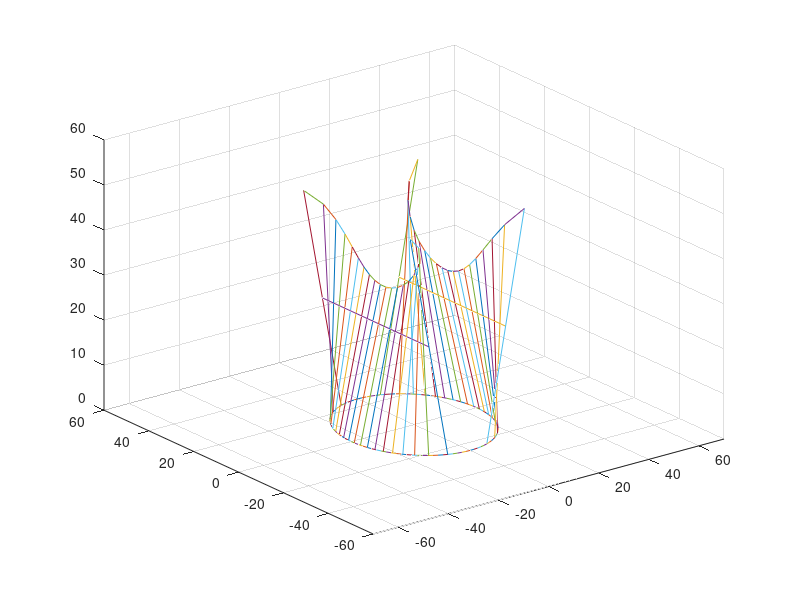

This figure's MATLAB source:
% clc;clear;
BoardLength=120;
SteelPosition=0.5;
BoardWidth=50;
BoardThick=3;
DeskHeight=53-BoardThick;
BarWidth=2.5;  
BarNumber=BoardWidth/BarWidth/2;
CircleRadial=BoardWidth/2;
Barx1=sqrt(CircleRadial^2-(CircleRadial-1/2*BarWidth)^2);
Bary1=CircleRadial-1/2*BarWidth;
BarLength1=1/2*BoardLength-Barx1;
Angle=asin(DeskHeight/BarLength1);
BarLength=1/2*BoardLength-sqrt(CircleRadial^2-(CircleRadial-((1:BarNumber)-0.5)*BarWidth).^2);
Barx=BoardLength*1/2-BarLength;
Bary=(BarNumber-0.5:-1:0.5)*BarWidth;
VBary=Bary;
for theta=linspace(0,Angle,10)
    for t= 0:pi/50:2*pi-pi/50;
        X=[CircleRadial*sin(t) CircleRadial*sin(t+pi/50) ];Y=[CircleRadial*cos(t) CircleRadial*cos(t+pi/50)];Z=[zeros(length(t)) zeros(length(t))];
        plot3(X,Y,Z)
        hold on
    end
SteelBarx=Barx1+SteelPosition*BarLength1*cos(theta);
SteelBary1=-Bary1;SteelBary2=Bary1;
SteelBarz=SteelPosition*BarLength1*sin(theta);
X=[SteelBarx SteelBarx];Y=[SteelBary1 SteelBary2];Z=[SteelBarz SteelBarz];
plot3(X,Y,Z);hold on;grid on;
X=[-SteelBarx -SteelBarx];Y=[SteelBary1 SteelBary2];Z=[SteelBarz SteelBarz];
plot3(X,Y,Z);hold on
    for i=1:length(BarLength)
        alpha(i)=atan2(SteelBarz,(SteelBarx-Barx(i)));
        VBarz(i)=BarLength(i)*sin(alpha(i));
        VBarx(i)=Barx(i)+BarLength(i)*cos(alpha(i));
        X=[Barx(i) VBarx(i)];Y=[Bary(i) VBary(i)];Z=[0 VBarz(i)];
        plot3(X,Y,Z);hold on
        X=[Barx(i) VBarx(i)] ;Y=[-Bary(i) -VBary(i)];Z=[0 VBarz(i)];
        plot3(X,Y,Z);hold on
       X=[-Barx(i) -VBarx(i)];Y=[Bary(i) VBary(i)];Z=[0 VBarz(i)];
       plot3(X,Y,Z);hold on
       X=[-Barx(i) -VBarx(i)];Y=[-Bary(i) -VBary(i)];Z=[0 VBarz(i)];
       plot3(X,Y,Z);hold on   
    end 
    for i=1:length(BarLength)-1
        
        X=[VBarx(i) VBarx(i+1)];Y=[VBary(i) VBary(i+1)];Z=[VBarz(i) VBarz(i+1)];
        plot3(X,Y,Z);hold on
        X=[VBarx(i) VBarx(i+1)] ;Y=[-VBary(i) -VBary(i+1)];Z=[VBarz(i) VBarz(i+1)];
        plot3(X,Y,Z);hold on
       X=[-VBarx(i) -VBarx(i+1)];Y=[VBary(i) VBary(i+1)];Z=[VBarz(i) VBarz(i+1)];
       plot3(X,Y,Z);hold on
       X=[-VBarx(i) -VBarx(i+1)];Y=[-VBary(i) -VBary(i+1)];Z=[VBarz(i) VBarz(i+1)];
       plot3(X,Y,Z);hold on 
    end
    X=[VBarx(length(BarLength)) VBarx(length(BarLength))]; Y=[-VBary(length(BarLength)) VBary(length(BarLength))]; Z=[VBarz(length(BarLength)) VBarz(length(BarLength))];
     plot3(X,Y,Z);hold on
    X=[-VBarx(length(BarLength)) -VBarx(length(BarLength))]; Y=[-VBary(length(BarLength)) VBary(length(BarLength))]; Z=[VBarz(length(BarLength)) VBarz(length(BarLength))];
     plot3(X,Y,Z);hold on
    axis([-BoardLength/2-10 BoardLength/2+10 -BoardWidth-10 BoardWidth+10 0  DeskHeight+10])
    pause(0.1);
    hold off
end




